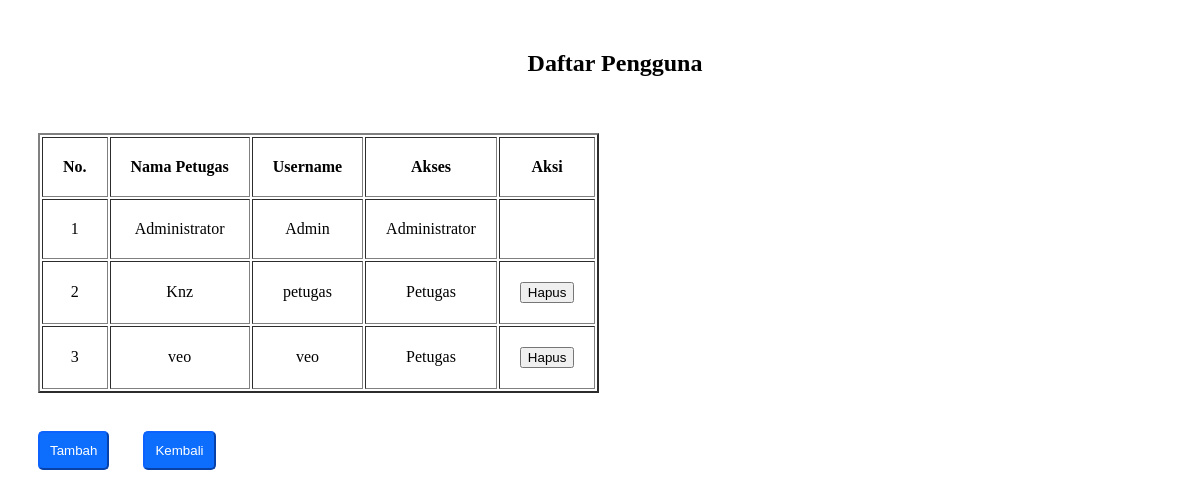
/ukk/admin/pengguna.php, run on the app's committed database.
### tables this page shows
CREATE TABLE `petugas` (
  `id_petugas` int(11) NOT NULL,
  `nama_petugas` varchar(255) NOT NULL,
  `username` text NOT NULL,
  `password` text NOT NULL,
  `level` int(11) NOT NULL
);

### ukk/admin/pengguna.php (the view, shortened to what this page needs)
<!DOCTYPE html>
<html lang="en">
<head>
    <link rel="stylesheet" href="br.css">
</head>
<body>
    <div class="container">
        <h2>Daftar Pengguna</h2>
        <br>
        <br>
        <table border="2" cellpadding="20" class="table">
            <tr>
                <th>No.</th>
                <th>Nama Petugas</th>
                <th>Username</th>
                <th>Akses</th>
                <th>Aksi</th>
            </tr>
            <?php
                include '../koneksi.php';
                $no = 1;
                $data = mysqli_query($conn,"SELECT * FROM petugas");
                while($d = mysqli_fetch_array($data)){
                ?>
            <tr>
                <td><?= $no++;?></td>
                <td><?= $d["nama_petugas"];?></td>
                <td><?= $d["username"];?></td>
                <td><?php
                            if ($d['level'] == '1') {
                                echo "Administrator";
                            } else {
                                echo "Petugas";
                            }
                        ?>
                </td>
                <td>
                    <?php
                        if ($d['level'] != '1') { ?>
                            <a href="hapus_pengguna.php?id_petugas=<?= $d['id_petugas'];?>"><button>Hapus</button></a>
                    <?php } ?>
                </td>
            </tr>
            <?php }?>
        </table>
        <br />
    </div>
    <a href="tambah_petugas.php"><button class="tambah" style="margin-top: 20px;">Tambah</button></a>
    <a href="index.php"><button class="tambah" style="margin-top: 20px;">Kembali</button></a>
</body>
</html>

### ukk/admin/br.css (style rules this page uses)
.container { text-align: center; margin-top: 50px; margin-left: 30px; }
.tambah { margin-left: 30px; background-color: #0d6efd; border-color: #0d63fd; display: inline-block; padding: 10px; border-radius: 5px; cursor: pointer; color: #fff; }

### data on the page
petugas: nama_petugas "Administrator", username "Admin", level "Administrator"
petugas: nama_petugas "Knz", username "petugas", level "Petugas"
petugas: nama_petugas "veo", username "veo", level "Petugas"
